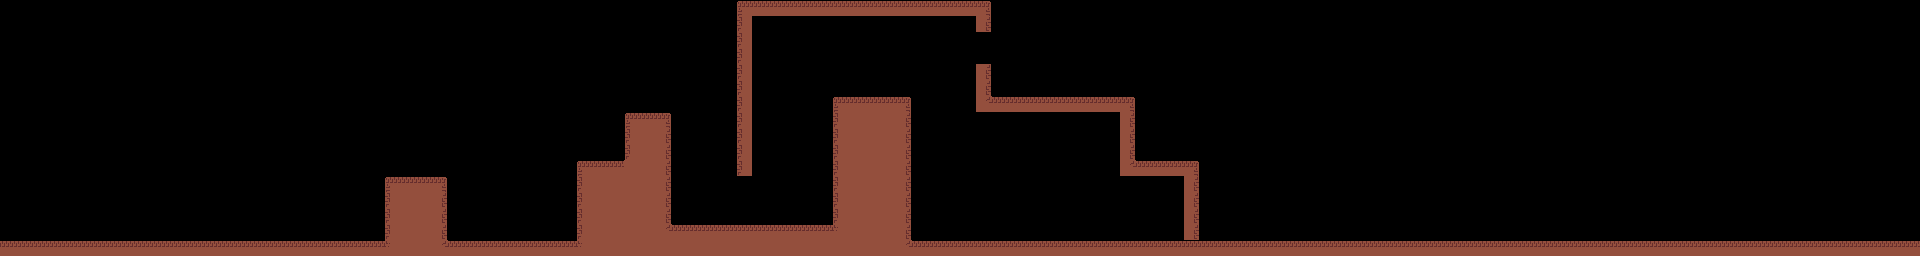

A level layout from a 2D game, rendered from its tile map. Below: a short description, then the map file with its tile-grid data intact:
An orthogonal 120x16 tile map with 16x16 px tiles, 1 tile layer (Tiles), 2 tilesets and 8 objects.

<map version="1.0" tiledversion="1.0.3" orientation="orthogonal" renderorder="right-down" width="120" height="16" tilewidth="16" tileheight="16" nextobjectid="174">
 <tileset firstgid="1" name="background_tiles2" tilewidth="16" tileheight="16" tilecount="24" columns="8">
  <image source="background_tiles2.png" width="128" height="48" />
  <tile id="6">
   <properties>
    <property name="type" value="Boden" />
   </properties>
  </tile>
  <tile id="8">
   <properties>
    <property name="body.immovable" value="true" />
    <property name="body.moves" value="false" />
    <property name="type" value="platform" />
   </properties>
  </tile>
  <tile id="9">
   <properties>
    <property name="type" value="platform" />
   </properties>
  </tile>
  <tile id="10">
   <properties>
    <property name="type" value="platform" />
   </properties>
  </tile>
  <tile id="13">
   <properties>
    <property name="type" value="Boden" />
   </properties>
  </tile>
  <tile id="14">
   <properties>
    <property name="type" value="Boden" />
   </properties>
  </tile>
  <tile id="16">
   <properties>
    <property name="type" value="Boden" />
   </properties>
  </tile>
  <tile id="17">
   <properties>
    <property name="type" value="Boden" />
   </properties>
  </tile>
 </tileset>
 <tileset firstgid="25" name="marker" tilewidth="16" tileheight="16" tilecount="16" columns="4">
  <image source="marker.png" width="64" height="64" />
  <tile id="0">
   <properties>
    <property name="type" value="player" />
   </properties>
  </tile>
  <tile id="1">
   <properties>
    <property name="type" value="npc" />
   </properties>
  </tile>
  <tile id="2">
   <properties>
    <property name="type" value="enemy" />
   </properties>
  </tile>
  <tile id="3">
   <properties>
    <property name="type" value="checkpoint" />
   </properties>
  </tile>
 </tileset>
 <layer name="Tiles" width="120" height="16">
  <data encoding="csv">
0,0,0,0,0,0,0,0,0,0,0,0,0,0,0,0,0,0,0,0,0,0,0,0,0,0,0,0,0,0,0,0,0,0,0,0,0,0,0,0,0,0,0,0,0,0,14,7,7,7,7,7,7,7,7,7,7,7,7,7,7,15,0,0,0,0,0,0,0,0,0,0,0,0,0,0,0,0,0,0,0,0,0,0,0,0,0,0,0,0,0,0,0,0,0,0,0,0,0,0,0,0,0,0,0,0,0,0,0,0,0,0,0,0,0,0,0,0,0,0,
0,0,0,0,0,0,0,0,0,0,0,0,0,0,0,0,0,0,0,0,0,0,0,0,0,0,0,0,0,0,0,0,0,0,0,0,0,0,0,0,0,0,0,0,0,0,17,0,0,0,0,0,0,0,0,0,0,0,0,0,0,18,0,0,0,0,0,0,0,0,0,0,0,0,0,0,0,0,0,0,0,0,0,0,0,0,0,0,0,0,0,0,0,0,0,0,0,0,0,0,0,0,0,0,0,0,0,0,0,0,0,0,0,0,0,0,0,0,0,0,
0,0,0,0,0,0,0,0,0,0,0,0,0,0,0,0,0,0,0,0,0,0,0,0,0,0,0,0,0,0,0,0,0,0,0,0,0,0,0,0,0,0,0,0,0,0,17,0,0,0,0,0,0,0,0,0,0,0,0,0,0,0,0,0,0,0,0,0,0,0,0,0,0,0,0,0,0,0,0,0,0,0,0,0,0,0,0,0,0,0,0,0,0,0,0,0,0,0,0,0,0,0,0,0,0,0,0,0,0,0,0,0,0,0,0,0,0,0,0,0,
0,0,0,0,0,0,0,0,0,0,0,0,0,0,0,0,0,0,0,0,0,0,0,0,0,0,0,0,0,0,0,0,0,0,0,0,0,0,0,0,0,0,0,0,0,0,17,0,0,0,0,0,0,0,0,0,0,0,0,0,0,0,0,0,0,0,0,0,0,0,0,0,0,0,0,0,0,0,0,0,0,0,0,0,0,0,0,0,0,0,0,0,0,0,0,0,0,0,0,0,0,0,0,0,0,0,0,0,0,0,0,0,0,0,0,0,0,0,0,0,
0,0,0,0,0,0,0,0,0,0,0,0,0,0,0,0,0,0,0,0,0,0,0,0,0,0,0,0,0,0,0,0,0,0,0,0,0,0,0,0,0,0,0,0,0,0,17,0,0,0,0,0,0,0,0,0,0,0,0,0,0,18,0,0,0,0,0,0,0,0,0,0,0,0,0,0,0,0,0,0,0,0,0,0,0,0,0,0,0,0,0,0,0,0,0,0,0,0,0,0,0,0,0,0,0,0,0,0,0,0,0,0,0,0,0,0,0,0,0,0,
0,0,0,0,0,0,0,0,0,0,0,0,0,0,0,0,0,0,0,0,0,0,0,0,0,0,0,0,0,0,0,0,0,0,0,0,0,0,0,0,0,0,0,0,0,0,17,0,0,0,0,0,0,0,0,0,0,0,0,0,0,18,0,0,0,0,0,0,0,0,0,0,0,0,0,0,0,0,0,0,0,0,0,0,0,0,0,0,0,0,0,0,0,0,0,0,0,0,0,0,0,0,0,0,0,0,0,0,0,0,0,0,0,0,0,0,0,0,0,0,
0,0,0,0,0,0,0,0,0,0,0,0,0,0,0,0,0,0,0,0,0,0,0,0,0,0,0,0,0,0,0,0,0,0,0,0,0,0,0,0,0,0,0,0,0,0,17,0,0,0,0,0,14,7,7,7,15,0,0,0,0,13,7,7,7,7,7,7,7,7,15,0,0,0,0,0,0,0,0,0,0,0,0,0,0,0,0,0,0,0,0,0,0,0,0,0,0,0,0,0,0,0,0,0,0,0,0,0,0,0,0,0,0,0,0,0,0,0,0,0,
0,0,0,0,0,0,0,0,0,0,0,0,0,0,0,0,0,0,0,0,0,0,0,0,0,0,0,0,0,0,0,0,0,0,0,0,0,0,0,14,7,15,0,0,0,0,17,0,0,0,0,0,17,16,16,16,18,0,0,0,0,0,0,0,0,0,0,0,0,0,18,0,0,0,0,0,0,0,0,0,0,0,0,0,0,0,0,0,0,0,0,0,0,0,0,0,0,0,0,0,0,0,0,0,0,0,0,0,0,0,0,0,0,0,0,0,0,0,0,0,
0,0,0,0,0,0,0,0,0,0,0,0,0,0,0,0,0,0,0,0,0,0,0,0,0,0,0,0,0,0,0,0,0,0,0,0,0,0,0,17,16,18,0,0,0,0,17,0,0,0,0,0,17,16,16,16,18,0,0,0,0,0,0,0,0,0,0,0,0,0,18,0,0,0,0,0,0,0,0,0,0,0,0,0,0,0,0,0,0,0,0,0,0,0,0,0,0,0,0,0,0,0,0,0,0,0,0,0,0,0,0,0,0,0,0,0,0,0,0,0,
0,0,0,0,0,0,0,0,0,0,0,0,0,0,0,0,0,0,0,0,0,0,0,0,0,0,0,0,0,0,0,0,0,0,0,0,0,0,0,17,16,18,0,0,0,0,17,0,0,0,0,0,17,16,16,16,18,0,0,0,0,0,0,0,0,0,0,0,0,0,18,0,0,0,0,0,0,0,0,0,0,0,0,0,0,0,0,0,0,0,0,0,0,0,0,0,0,0,0,0,0,0,0,0,0,0,0,0,0,0,0,0,0,0,0,0,0,0,0,0,
0,0,0,0,0,0,0,0,0,0,0,0,0,0,0,0,0,0,0,0,0,0,0,0,0,0,0,0,0,0,0,0,0,0,0,0,14,7,7,16,16,18,0,0,0,0,17,0,0,0,0,0,17,16,16,16,18,0,0,0,0,0,0,0,0,0,0,0,0,0,13,7,7,7,15,0,0,0,0,0,0,0,0,0,0,0,0,0,0,0,0,0,0,0,0,0,0,0,0,0,0,0,0,0,0,0,0,0,0,0,0,0,0,0,0,0,0,0,0,0,
0,0,0,0,0,0,0,0,0,0,0,0,0,0,0,0,0,0,0,0,0,0,0,0,14,7,7,15,0,0,0,0,0,0,0,0,17,16,16,16,16,18,0,0,0,0,0,0,0,0,0,0,17,16,16,16,18,0,0,0,0,0,0,0,0,0,0,0,0,0,0,0,0,0,18,0,0,0,0,0,0,0,0,0,0,0,0,0,0,0,0,0,0,0,0,0,0,0,0,0,0,0,0,0,0,0,0,0,0,0,0,0,0,0,0,0,0,0,0,0,
0,0,0,0,0,0,0,0,0,0,0,0,0,0,0,0,0,0,0,0,0,0,0,0,17,16,16,18,0,0,0,0,0,0,0,0,17,16,16,16,16,18,0,0,0,0,0,0,0,0,0,0,17,16,16,16,18,0,0,0,0,0,0,0,0,0,0,0,0,0,0,0,0,0,18,0,0,0,0,0,0,0,0,0,0,0,0,0,0,0,0,0,0,0,0,0,0,0,0,0,0,0,0,0,0,0,0,0,0,0,0,0,0,0,0,0,0,0,0,0,
0,0,0,0,0,0,0,0,0,0,0,0,0,0,0,0,0,0,0,0,0,0,0,0,17,16,16,18,0,0,0,0,0,0,0,0,17,16,16,16,16,18,0,0,0,0,0,0,0,0,0,0,17,16,16,16,18,0,0,0,0,0,0,0,0,0,0,0,0,0,0,0,0,0,18,0,0,0,0,0,0,0,0,0,0,0,0,0,0,0,0,0,0,0,0,0,0,0,0,0,0,0,0,0,0,0,0,0,0,0,0,0,0,0,0,0,0,0,0,0,
0,0,0,0,0,0,0,0,0,0,0,0,0,0,0,0,0,0,0,0,0,0,0,0,17,16,16,18,0,0,0,0,0,0,0,0,17,16,16,16,16,13,7,7,7,7,7,7,7,7,7,7,12,16,16,16,18,0,0,0,0,0,0,0,0,0,0,0,0,0,0,0,0,0,18,0,0,0,0,0,0,0,0,0,0,0,0,0,0,0,0,0,0,0,0,0,0,0,0,0,0,0,0,0,0,0,0,0,0,0,0,0,0,0,0,0,0,0,0,0,
7,7,7,7,7,7,7,7,7,7,7,7,7,7,7,7,7,7,7,7,7,7,7,7,12,16,16,13,7,7,7,7,7,7,7,7,12,16,16,16,16,16,16,16,16,16,16,16,16,16,16,16,16,16,16,16,13,7,7,7,7,7,7,7,7,7,7,7,7,7,7,7,7,7,7,7,7,7,7,7,7,7,7,7,7,7,7,7,7,7,7,7,7,7,7,7,7,7,7,7,7,7,7,7,7,7,7,7,7,7,7,7,7,7,7,7,7,7,7,7
</data>
 </layer>
 <objectgroup color="#9416a4" name="Objects">
  <object id="146" gid="10" x="816" y="194" width="16" height="16" />
  <object id="147" gid="9" x="800.25" y="194" width="16" height="16" />
  <object id="149" gid="10" x="752" y="130" width="16" height="16" />
  <object id="151" gid="11" x="784" y="130" width="16" height="16" />
  <object id="153" gid="10" x="768" y="130" width="16" height="16" />
 </objectgroup>
 <objectgroup color="#de4134" name="Events" visible="0">
  <object id="42" x="491" y="129" width="142" height="55">
   <properties>
    <property name="dialogName" value="bla" />
    <property name="eventType" value="dialog" />
    <property name="npcId" value="101" />
   </properties>
  </object>
  <object id="56" x="912" y="-112" width="16" height="352">
   <properties>
    <property name="eventType" value="respawn" />
   </properties>
  </object>
 </objectgroup>
 <objectgroup name="Chars">
  <object id="112" gid="25" x="273" y="241" width="16" height="16" />
 </objectgroup>
</map>
